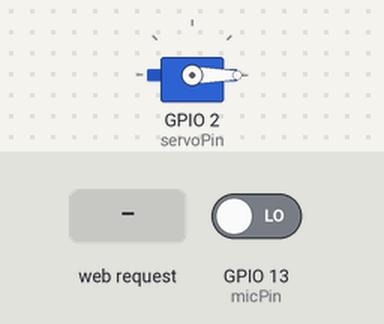
Simulated run of this sketch. Board: ESP8266 (NodeMCU). Shown: servo. The inputs (shaded band) are chosen by the test bench; at power-on: GPIO 13 (micPin) LOW. WiFi joins after 1.5 s; servers stay silent unless stated; what the sketch prints to the serial monitor is not drawn.

Above: at 2.7 s.
2.8 s: HTTP request GET /set?angle=120 received
At 3.25 s:
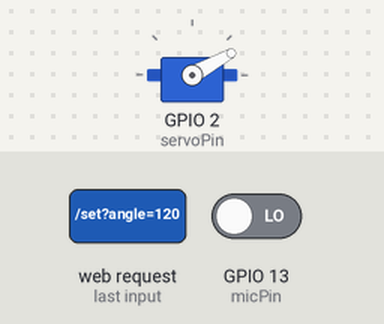
At 5.3 s:
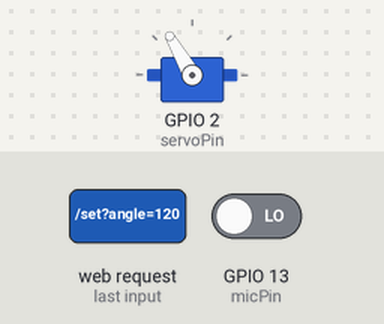
5.8 s: HTTP request GET /set?angle=1 received
At 6.25 s:
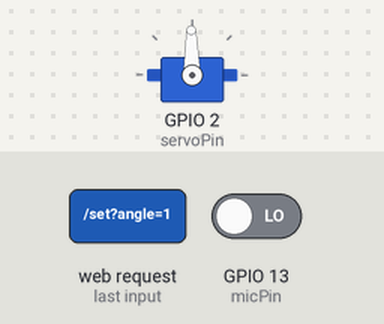
Timing chart, 0 to 9.1 s (numbered marks = the images above; inputs shaded):
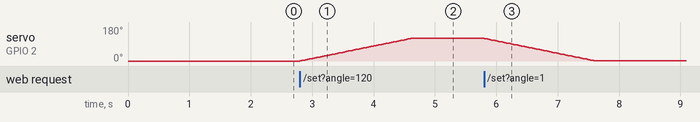

The sketch:

mukodo_servomikrofon.ino
```cpp
#include <ESP8266WiFi.h>
#include <ESP8266WebServer.h>
#include <Servo.h>

// Wi-Fi adatok
const char* ssid = "Moto edge x30";
const char* password = "1234567890";

ESP8266WebServer server(80);
Servo myServo;

// Lábak
const int servoPin = 2;
const int micPin = 13;

// Szervó változók a lassan mozgáshoz
int currentAngle = 0;
int targetAngle = 0;
unsigned long lastServoStepTime = 0;
const int servoStepInterval = 15; // Itt állítod a sebességet (ms). Minél nagyobb, annál lassabb.

// Mikrofon változók
bool bummTortent = false;

// Interrupt függvény a mikrofonhoz (Digitális lábhoz)
ICACHE_RAM_ATTR void handleMicInterrupt() {
  bummTortent = true;
}

void setup() {
  Serial.begin(115200);
  myServo.attach(servoPin);
  myServo.write(currentAngle);

  pinMode(micPin, INPUT);
  // Hardveres interrupt a mikrofonnak: azonnal elkapja a zajt
  attachInterrupt(digitalPinToInterrupt(micPin), handleMicInterrupt, RISING);

  WiFi.begin(ssid, password);
  while (WiFi.status() != WL_CONNECTED) { delay(500); Serial.print("."); }

  Serial.println("\nIP: " + WiFi.localIP().toString());

  // Végpont: csak beállítja a cél-szöget, nem várakozik!
  server.on("/set", []() {
    if (server.hasArg("angle")) {
      targetAngle = server.arg("angle").toInt();
      server.send(200, "text/plain", "Cél beállítva: " + String(targetAngle));
    }
  });

  server.on("/check_bumm", []() {
    if (bummTortent) {
      server.send(200, "text/plain", "IGEN");
      bummTortent = false;
    } else {
      server.send(200, "text/plain", "NEM");
    }
  });

  server.begin();
}

void loop() {
  server.handleClient();

  // --- SZERVÓ MOZGATÁS DELAY NÉLKÜL ---
  // Megnézzük, eltelt-e már elég idő az utolsó kis mozdulat óta
  if (millis() - lastServoStepTime >= servoStepInterval) {
    if (currentAngle != targetAngle) {
      if (currentAngle < targetAngle) {
        currentAngle++;
      } else {
        currentAngle--;
      }
      myServo.write(currentAngle);
      lastServoStepTime = millis(); // Frissítjük az időbélyeget
    }
  }

  // Itt a loop fut tovább, a mikrofon és a szerver azonnal reagál!
}
```

Measured:
- after the input at 2.8 s, servo on GPIO 2 (servoPin): moves from 0° to 120° over 1.8 s, starting at once
- after the input at 5.8 s, servo on GPIO 2 (servoPin): moves from 120° to 1° over 1.8 s, starting at once
